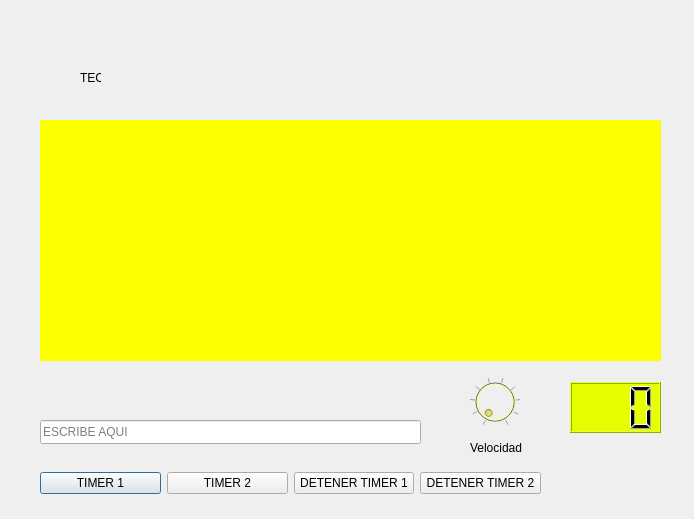
<?xml version="1.0" encoding="UTF-8"?>
<ui version="4.0">
 <class>Dialog</class>
 <widget class="QDialog" name="Dialog">
  <property name="geometry">
   <rect>
    <x>0</x>
    <y>0</y>
    <width>694</width>
    <height>519</height>
   </rect>
  </property>
  <property name="windowTitle">
   <string>Animacion</string>
  </property>
  <widget class="QWidget" name="widget" native="true">
   <property name="geometry">
    <rect>
     <x>40</x>
     <y>120</y>
     <width>621</width>
     <height>241</height>
    </rect>
   </property>
   <property name="styleSheet">
    <string notr="true">background-color: rgb(251, 255, 0);</string>
   </property>
   <widget class="QLabel" name="label">
    <property name="geometry">
     <rect>
      <x>40</x>
      <y>50</y>
      <width>55</width>
      <height>61</height>
     </rect>
    </property>
    <property name="styleSheet">
     <string notr="true">color: rgb(0, 0, 0);
image: url(:/Imgs/SnoppyD.png);</string>
    </property>
    <property name="text">
     <string/>
    </property>
   </widget>
  </widget>
  <widget class="QLabel" name="label_2">
   <property name="geometry">
    <rect>
     <x>80</x>
     <y>70</y>
     <width>21</width>
     <height>16</height>
    </rect>
   </property>
   <property name="styleSheet">
    <string notr="true">color: rgb(0, 0, 0);</string>
   </property>
   <property name="text">
    <string>TEC</string>
   </property>
  </widget>
  <widget class="QLineEdit" name="lineEdit">
   <property name="geometry">
    <rect>
     <x>40</x>
     <y>420</y>
     <width>381</width>
     <height>24</height>
    </rect>
   </property>
   <property name="placeholderText">
    <string>ESCRIBE AQUI</string>
   </property>
  </widget>
  <widget class="QDial" name="dial">
   <property name="enabled">
    <bool>false</bool>
   </property>
   <property name="geometry">
    <rect>
     <x>470</x>
     <y>370</y>
     <width>50</width>
     <height>64</height>
    </rect>
   </property>
   <property name="styleSheet">
    <string notr="true">background-color: rgb(255, 247, 14);</string>
   </property>
   <property name="minimum">
    <number>10</number>
   </property>
   <property name="singleStep">
    <number>10</number>
   </property>
   <property name="notchesVisible">
    <bool>true</bool>
   </property>
  </widget>
  <widget class="QLabel" name="label_3">
   <property name="geometry">
    <rect>
     <x>470</x>
     <y>440</y>
     <width>55</width>
     <height>16</height>
    </rect>
   </property>
   <property name="text">
    <string>Velocidad</string>
   </property>
  </widget>
  <widget class="QLCDNumber" name="lcdNumber">
   <property name="geometry">
    <rect>
     <x>570</x>
     <y>382</y>
     <width>91</width>
     <height>51</height>
    </rect>
   </property>
   <property name="styleSheet">
    <string notr="true">background-color: rgb(229, 255, 0);</string>
   </property>
   <property name="digitCount">
    <number>3</number>
   </property>
  </widget>
  <widget class="QWidget" name="layoutWidget">
   <property name="geometry">
    <rect>
     <x>40</x>
     <y>470</y>
     <width>501</width>
     <height>27</height>
    </rect>
   </property>
   <layout class="QGridLayout" name="gridLayout">
    <item row="0" column="0">
     <widget class="QPushButton" name="botonTimer1">
      <property name="text">
       <string>TIMER 1</string>
      </property>
     </widget>
    </item>
    <item row="0" column="1">
     <widget class="QPushButton" name="botonTimer2">
      <property name="text">
       <string>TIMER 2</string>
      </property>
     </widget>
    </item>
    <item row="0" column="2">
     <widget class="QPushButton" name="botonDetener1">
      <property name="text">
       <string>DETENER TIMER 1</string>
      </property>
     </widget>
    </item>
    <item row="0" column="3">
     <widget class="QPushButton" name="botonDetener2">
      <property name="text">
       <string>DETENER TIMER 2</string>
      </property>
     </widget>
    </item>
   </layout>
  </widget>
 </widget>
 <resources/>
 <connections/>
</ui>
